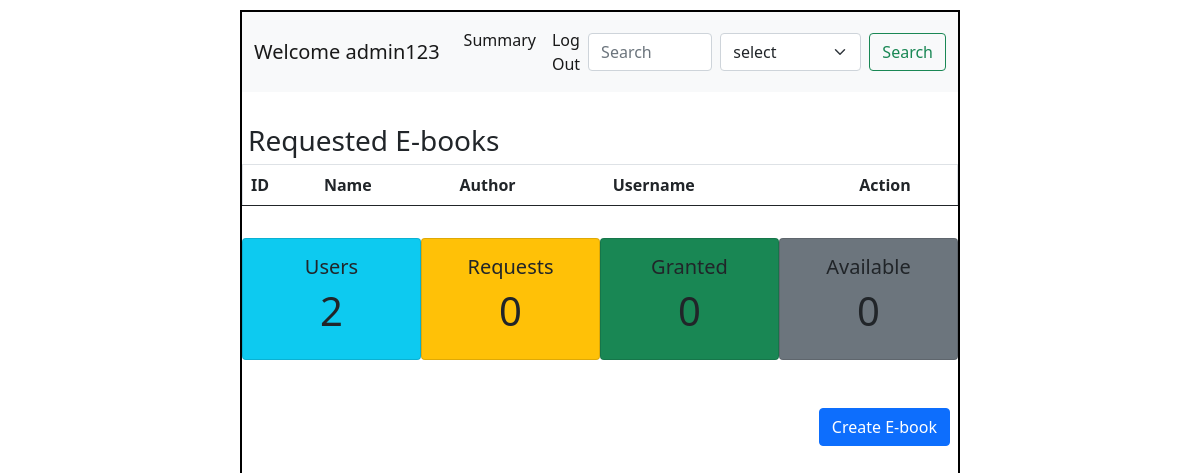
The page /admin on the database as committed earlier.
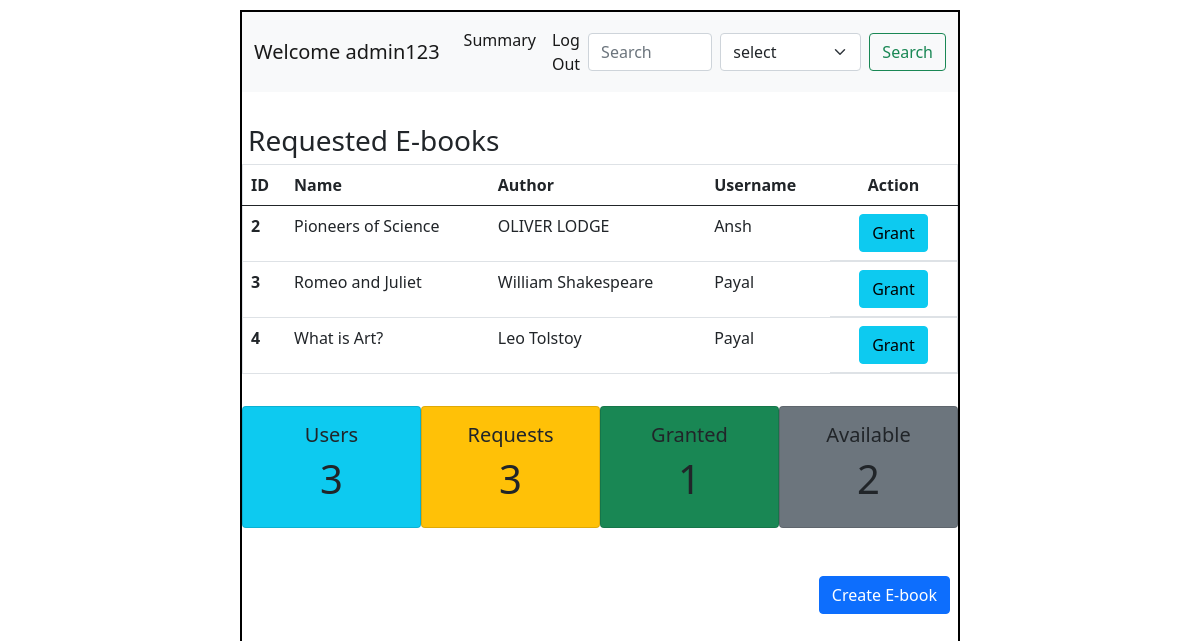
The same page on the database as committed later.
### application/models.py (models this page shows)
class User(db.Model):
  id = db.Column(db.Integer, primary_key=True)
  username = db.Column(db.String(), unique=True, nullable=False)
  email = db.Column(db.String(),unique = True, nullable=False)
  password = db.Column(db.String(), nullable=False)
  type = db.Column(db.String(), default='general')
  ebooks = db.relationship('Ebook', backref='bearer')

class Ebook(db.Model):
  id = db.Column(db.Integer, primary_key=True)
  name = db.Column(db.String(), nullable=False)
  author = db.Column(db.String(), nullable=False)
  url = db.Column(db.String(), nullable=False)
  status = db.Column(db.String(), default='available')
  user_id = db.Column(db.Integer, db.ForeignKey('user.id'), default=None)

### application/controllers.py (the view)
@app.route("/admin")
def admin():
  users = len(User.query.all())-1
  reqs = len(Ebook.query.filter_by(status="requested").all())
  grants = len(Ebook.query.filter_by(status="granted").all())
  avail = len(Ebook.query.filter_by(status="available").all())
  this_user = User.query.filter_by(type="admin").first()
  req_ebooks = Ebook.query.filter_by(status="requested").all()
  return render_template("admin_dash.html", this_user=this_user,req_ebooks=req_ebooks,users=users,reqs=reqs,grants=grants,avail=avail)

### templates/admin_dash.html (shortened to what this page needs)
<!DOCTYPE html>
<html lang="en">
<head>
  <link rel="stylesheet" href="/static/style.css">
  <link href="https://cdn.jsdelivr.net/npm/bootstrap@5.0.2/dist/css/bootstrap.min.css" rel="stylesheet">
</head>
<body>
  <div id="main">
    <div id="canvas" class="overflow-auto">
      <nav class="navbar navbar-expand-lg navbar-light bg-light">
        <div class="container-fluid">
          <a class="navbar-brand" href="#">Welcome {{this_user.username}}</a>
          <div class="collapse navbar-collapse" id="navbarSupportedContent">
            <ul class="navbar-nav me-auto mb-2 mb-lg-0">
              <li class="nav-item">
                <a class="nav-link active" aria-current="page" href="/summary">Summary</a>
              </li>
              <li class="nav-item">
                <a class="nav-link active" aria-current="page" href="/login">Log Out</a>
              </li>
            </ul>
            <form class="d-flex" action="/search">
              <input class="form-control me-2" type="search" placeholder="Search" aria-label="Search" name="search">
              <select class="form-select me-2" aria-label="Default select example" name="key">
                    <option selected>select</option>
              </select>
              <input class="btn btn-outline-success" type="submit" value="Search">
            </form>
          </div>
        </div>
      </nav>
      <div id="content">
        <h3 class="headings">Requested E-books</h3>
        <div class="table" style="max-height:500px;overflow-y: scroll;">
          <table class="table border">
            <thead>
              <tr>
                <th scope="col">ID</th>
                <th scope="col">Name</th>
                <th scope="col">Author</th>
                <th scope="col">Username</th>
                <th scope="col" class="text-center">Action</th>
              </tr>
            </thead>
            <tbody>
              {% for ebook in req_ebooks %}
                <tr>
                  <th scope="row">{{ebook.id}}</th>
                  <td>{{ebook.name}}</td>
                  <td>{{ebook.author}}</td>
                  <td>{{ebook.bearer.username}}</td>
                  <td class="d-flex justify-content-center ">
                    <a href="/grant/{{ebook.id}}/{{ebook.user_id}}" class="btn btn-info mx-2">Grant</a>
                  </td>
                </tr>
              {% endfor %}
            </tbody>
          </table>
        </div>
        <div class="d-flex justify-content-evenly text-center">
          <div class="card bg-info p-3">
            <h5>Users</h5>
            <h1>{{users}}</h1>
          </div>
          <div class="card bg-warning p-3">
            <h5>Requests</h5>
            <h1>{{reqs}}</h1>
          </div>
          <div class="card bg-success p-3">
            <h5>Granted</h5>
            <h1>{{grants}}</h1>
          </div>
          <div class="card bg-secondary p-3">
            <h5>Available</h5>
            <h1>{{avail}}</h1>
          </div>
        </div>
        <div class="text-end mx-2 my-5">
          <a href="/create-ebook" class="btn btn-primary">Create E-book</a>
        </div>
      </div>
    </div>
  </div>
</body>
</html>

### static/style.css (style rules this page uses)
* { margin:0px; }
#canvas { border: 2px solid black; }
#main,#canvas { margin-top: 10px; }
#canvas { width: 60%; margin:auto; height:800px; }
.headings { margin: 4px; padding:2px; margin-top: 30px; }

### templates/admin_dash.html (style rules this page uses)
.card { width: 200px; }

Rows that differ between the two databases and show on the page:
added Ebook: id "2", name "Pioneers of Science", author "OLIVER LODGE", bearer.username "Ansh"
added Ebook: id "3", name "Romeo and Juliet", author "William Shakespeare", bearer.username "Payal"
added Ebook: id "4", name "What is Art?", author "Leo Tolstoy", bearer.username "Payal"
Other text that changed with them:
{{ users }}: "2" → "3"
{{ reqs }}: "0" → "3"
{{ grants }}: "0" → "1"
{{ avail }}: "0" → "2"
